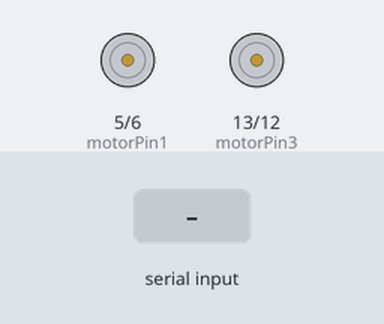
The sketch below on a simulated Arduino Uno, built with avr-gcc and run on an emulated ATmega328P. Parts: motor-driver pin pairs drawn as motors (green arrow = first pin HIGH = forward, orange = second pin HIGH = backward, longer = more drive). The inputs (shaded band) are chosen by the test bench.

Above: at 1.2 s.
1.3 s: "F" received over Serial
At 2.5 s:
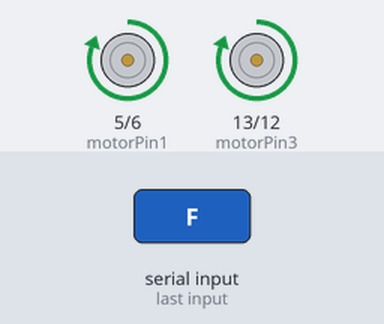
2.8 s: "B" received over Serial
At 3.6 s:
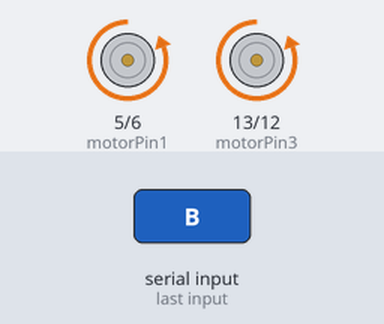
4.3 s: "R" received over Serial
At 4.8 s:
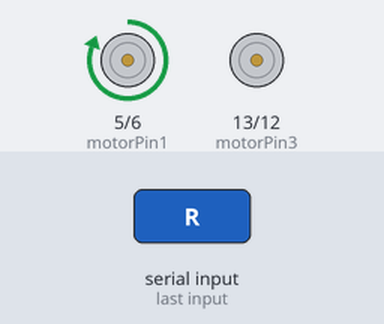
5.8 s: "L" received over Serial
At 7.0 s:
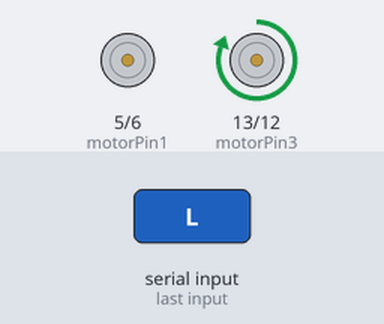
7.3 s: "Z" received over Serial
At 8.3 s:
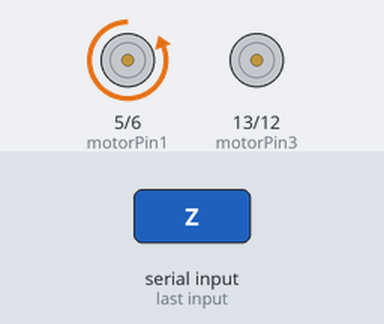
8.8 s: "C" received over Serial
At 9.4 s:
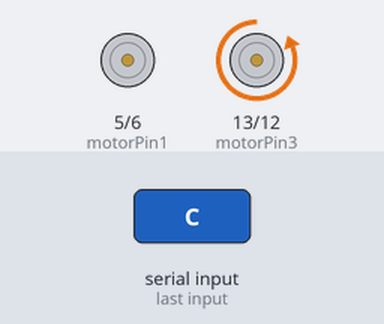
Timing chart, 0 to 11.3 s (numbered marks = the images above; inputs shaded):
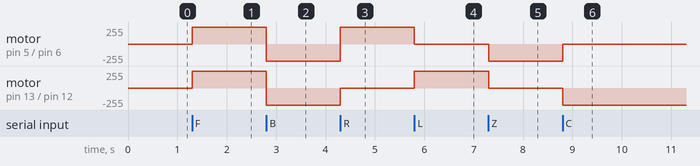

The sketch:

esp-to-arduino.ino
```cpp
//L293D
//Motor A
//a simple program to control the dc motors via uno
const int motorPin1  = 5;  // Pin 14 of L293
const int motorPin2  = 6;  // Pin 10 of L293
//Motor B
const int motorPin3  = 13; // Pin  7 of L293
const int motorPin4  = 12;  // Pin  2 of L293
int reading=0;
//This will run only one time.
void setup(){

    //Set pins as outputs
    pinMode(motorPin1, OUTPUT);
    pinMode(motorPin2, OUTPUT);
    pinMode(motorPin3, OUTPUT);
    pinMode(motorPin4, OUTPUT);
    Serial.begin(9600);
}


void loop(){
if(Serial.available()>0){
  reading=Serial.read();
  if(reading=='S'){
    digitalWrite(motorPin1, LOW);
    digitalWrite(motorPin2, LOW);
    digitalWrite(motorPin3, LOW);
    digitalWrite(motorPin4, LOW);
    }
 else if(reading=='F'){
    digitalWrite(motorPin1, HIGH);
    digitalWrite(motorPin2, LOW);
    digitalWrite(motorPin3, HIGH);
    digitalWrite(motorPin4, LOW);
  } else if(reading=='B'){
     digitalWrite(motorPin1, LOW);
    digitalWrite(motorPin2, HIGH);
    digitalWrite(motorPin3, LOW);
    digitalWrite(motorPin4, HIGH);
  } else if(reading=='R'){
    digitalWrite(motorPin1, HIGH);
    digitalWrite(motorPin2, LOW);
    digitalWrite(motorPin3, LOW);
    digitalWrite(motorPin4, LOW);
  }
  else if(reading=='L'){
    digitalWrite(motorPin1, LOW);
    digitalWrite(motorPin2, LOW);
    digitalWrite(motorPin3, HIGH);
    digitalWrite(motorPin4, LOW);
  }
   else if(reading=='Z'){
    digitalWrite(motorPin1, LOW);
    digitalWrite(motorPin2, HIGH);
    digitalWrite(motorPin3, LOW);
    digitalWrite(motorPin4, LOW);
  }
   else if(reading=='C'){
    digitalWrite(motorPin1, LOW);
    digitalWrite(motorPin2, LOW);
    digitalWrite(motorPin3, LOW);
    digitalWrite(motorPin4, HIGH);
  }
  }

}
```

Measured:
- after the input at 1.3 s, motor on pin 5 (motorPin1) / pin 6 (motorPin2), motor on pin 13 (motorPin3) / pin 12 (motorPin4): stopped → forward 255/255 at once
- after the input at 2.8 s, motor on pin 5 (motorPin1) / pin 6 (motorPin2), motor on pin 13 (motorPin3) / pin 12 (motorPin4): forward 255/255 → backward 255/255 at once
- after the input at 4.3 s, motor on pin 5 (motorPin1) / pin 6 (motorPin2): backward 255/255 → forward 255/255 at once; motor on pin 13 (motorPin3) / pin 12 (motorPin4): backward 255/255 → stopped at once
- after the input at 5.8 s, motor on pin 5 (motorPin1) / pin 6 (motorPin2): forward 255/255 → stopped at once; motor on pin 13 (motorPin3) / pin 12 (motorPin4): stopped → forward 255/255 at once
- after the input at 7.3 s, motor on pin 5 (motorPin1) / pin 6 (motorPin2): stopped → backward 255/255 at once; motor on pin 13 (motorPin3) / pin 12 (motorPin4): forward 255/255 → stopped at once
- after the input at 8.8 s, motor on pin 5 (motorPin1) / pin 6 (motorPin2): backward 255/255 → stopped at once; motor on pin 13 (motorPin3) / pin 12 (motorPin4): stopped → backward 255/255 at once
